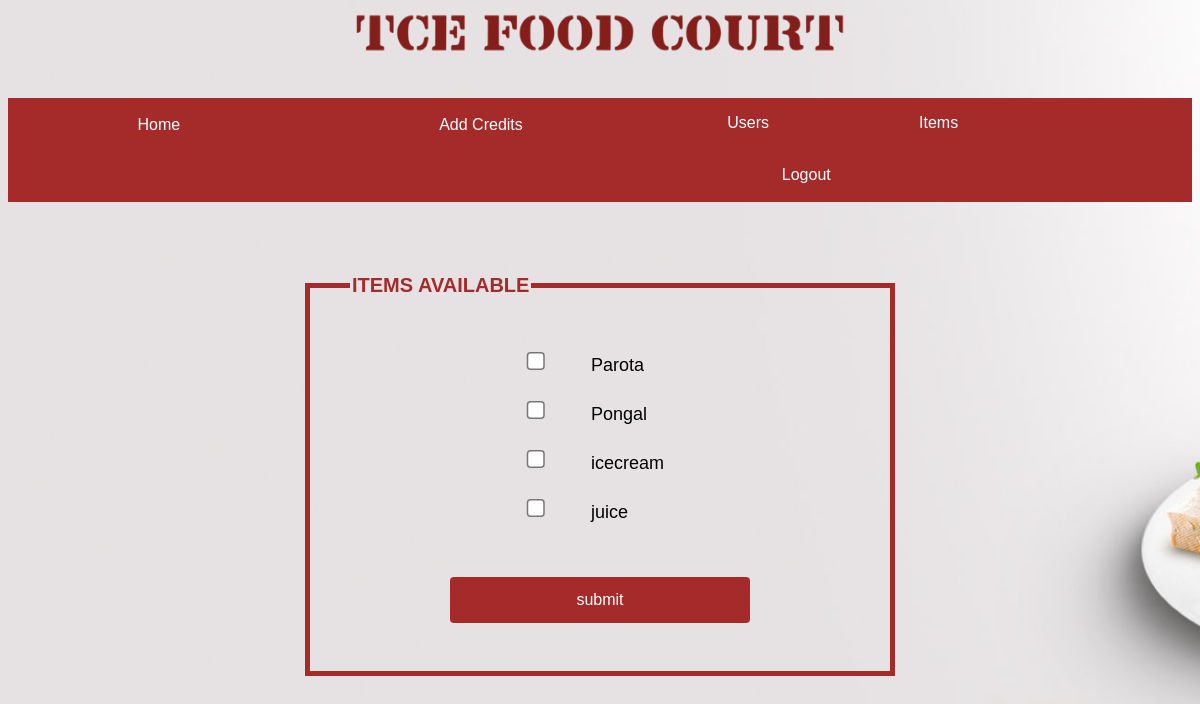
Page /admin/updateavailablity.php on the committed database.
### tables this page shows
CREATE TABLE `food_items` (
  `item_name` varchar(30) DEFAULT NULL,
  `price` int(100) NOT NULL,
  `Include` int(10) NOT NULL
);

### admin/updateavailablity.php (the view, shortened to what this page needs)
<?php
    $conn = mysqli_connect("localhost", "root", "", "canteen") or die("Connection Error: " . mysqli_error($conn));
    $result = mysqli_query($conn, "SELECT * FROM food_items ");
?>
<!DOCTYPE html>
<html>
<link rel="stylesheet" href="../admincss.css">
<head>
    <center>
    <img class="header" src="../images/header.png" alt="TCE FOOD COURT">
    </center>
    <br><br>
    <div class="navbar">
        <a href="admin.php">Home</a>
        <a href="addcredit.php">Add Credits</a>
        <div class="dropdown">
          <button class="dropbtn">Users
          </button>
        </div>
        <div class="dropdown">
            <button class="dropbtn">Items
            </button>
        </div>
        <a href="../index.php">Logout</a>
    </div>
</head>
<body>
<br><br><br><br>
<form action="" method='post'>
<center>
    <fieldset style="border:solid 5px ; border-color:brown">
    <legend>ITEMS AVAILABLE</legend>
        <?php
            while($row = mysqli_fetch_array($result))
            {
        ?>
        <div style="text-align:left;  margin-left: 160px; padding:10px 10px; font-size:large"> <input type="checkbox" name="<?=$row["item_name"];?>"  >&emsp;&emsp; <?=$row["item_name"];?><br></div>
        <?php
        }
        ?>
        <br><br>
        <center><input type="submit" value="submit"></center>
    </fieldset>
</center>
</form>
</body>
</html>

### admin/updateavailablity.php (style rules this page uses)
body { background-attachment: fixed; font-family: sans-serif; background-image: url("../images/bg.jpg"); background-repeat:no-repeat; background-size:cover; height: 750px; }
.header { background-repeat:no-repeat; background-size:cover; height: 50px; width: 500px; }
.navbar { overflow: hidden; background-color: brown; }
.navbar a { float: left; font-size: 16px; color: white; text-align: center; padding: 18px 129.5px; text-decoration: none; }
.dropdown { float: left; overflow: hidden; }
.dropdown .dropbtn { font-size: 16px; border: none; outline: none; color: white; padding: 16px 75px; background-color: inherit; font-family: inherit; margin: 0; }
fieldset { max-width:500px; padding:40px; }
legend { color: brown; font-size: 20px; border:2px brown; border-radius:8px; font-weight: bold; }
input[type=submit] { width: 60%; background-color: brown; color: white; padding: 14px 20px; margin: 8px 0; border: none; border-radius: 4px; cursor: pointer; font-size: 16px; }
input[type=checkbox] { zoom: 1.5; }

### rows in the picture
food_items: item_name "Parota"
food_items: item_name "Pongal"
food_items: item_name "icecream"
food_items: item_name "juice"
